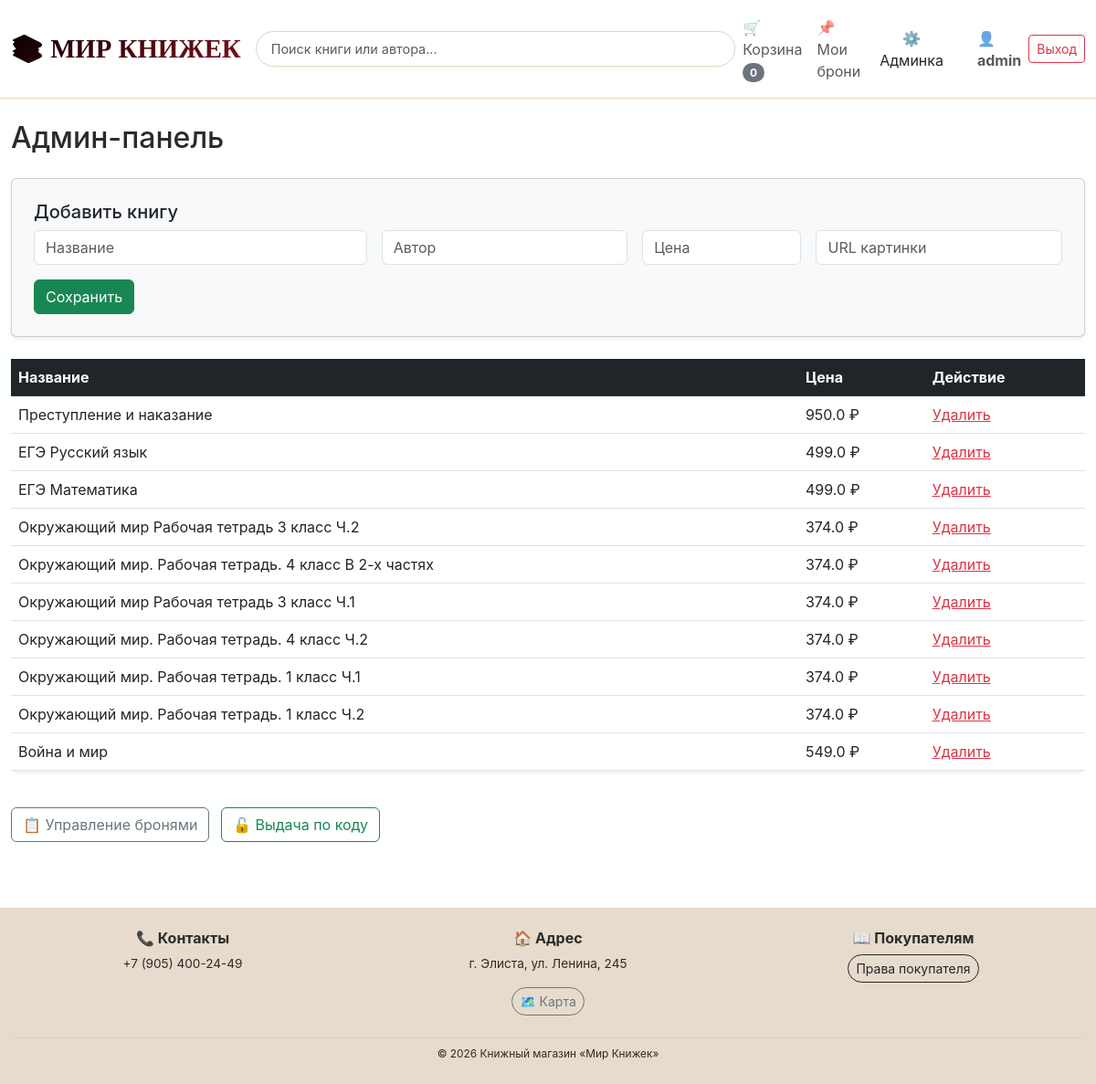
The page /admin (signed in) on the database its author committed.
### tables this page shows
CREATE TABLE books 
                        (id INTEGER PRIMARY KEY AUTOINCREMENT, 
                         title TEXT, 
                         author TEXT, 
                         price REAL, 
                         img TEXT);

### app.py (the view, shortened to what this page needs)
@app.route('/admin', methods=['GET', 'POST'])
@admin_required
def admin():
    conn = get_db_connection()
    books = conn.execute('SELECT * FROM books').fetchall()
    conn.close()
    return render_template('admin.html', books=books)

### app.py (called while the page is built)
@app.context_processor
def inject_csrf_token():
    return {'csrf_token': generate_csrf()}

def get_db_connection():
    conn = sqlite3.connect(DATABASE)
    conn.row_factory = sqlite3.Row
    return conn

def admin_required(f):
    @wraps(f)
    def decorated(*args, **kwargs):
        if not session.get('is_admin'):
            abort(403)
        return f(*args, **kwargs)
    return decorated

### templates/admin.html (shortened to what this page needs)
{% extends "layout.html" %}
{% block content %}
<h2 class="mb-4">Админ-панель</h2>
<div class="card p-4 mb-4 bg-light shadow-sm">
    <h5>Добавить книгу</h5>
    <form method="POST" class="row g-3">
        <div class="col-md-4"><input type="text" name="title" class="form-control" placeholder="Название" required></div>
        <div class="col-md-3"><input type="text" name="author" class="form-control" placeholder="Автор" required></div>
        <div class="col-md-2"><input type="number" name="price" class="form-control" placeholder="Цена" required></div>
        <div class="col-md-3"><input type="text" name="img" class="form-control" placeholder="URL картинки"></div>
        <div class="col-12"><button type="submit" class="btn btn-success">Сохранить</button></div>
    </form>
</div>
<div class="table-responsive">
    <table class="table table-hover bg-white rounded shadow-sm">
        <thead class="table-dark">
            <tr><th>Название</th><th>Цена</th><th>Действие</th></tr>
        </thead>
        <tbody>
            {% for book in books %}
            <tr>
                <td>{{ book.title }}</td>
                <td>{{ book.price }} ₽</td>
                <td><a href="/admin/delete/{{ book.id }}" class="text-danger">Удалить</a></td>
            </tr>
            {% endfor %}
        </tbody>
    </table>
</div>
<div class="mt-4">
    <a href="/admin/reservations" class="btn btn-outline-secondary">📋 Управление бронями</a>
    <a href="/admin/pickup_by_code" class="btn btn-outline-success ms-2 mt-2 mt-sm-0">🔓 Выдача по коду</a>
</div>
{% endblock %}

### templates/layout.html (style rules this page uses)
body { background-color: #feffff; font-family: 'Inter', sans-serif; color: #2c2b28; min-height: 100vh; display: flex; flex-direction: column; }

### rows shown on the page
books: title "Преступление и наказание", price "950.0"
books: title "ЕГЭ Русский язык", price "499.0"
books: title "ЕГЭ Математика", price "499.0"
books: title "Окружающий мир Рабочая тетрадь 3 класс Ч.2", price "374.0"
books: title "Окружающий мир. Рабочая тетрадь. 4 класс В 2-х частях", price "374.0"
books: title "Окружающий мир Рабочая тетрадь 3 класс Ч.1", price "374.0"
books: title "Окружающий мир. Рабочая тетрадь. 4 класс Ч.2", price "374.0"
books: title "Окружающий мир. Рабочая тетрадь. 1 класс Ч.1", price "374.0"
books: title "Окружающий мир. Рабочая тетрадь. 1 класс Ч.2", price "374.0"
books: title "Война и мир", price "549.0"

### other values the page prints
{{ session.get('cart', [])|length }} "0"
{{ session.username }} "admin"
